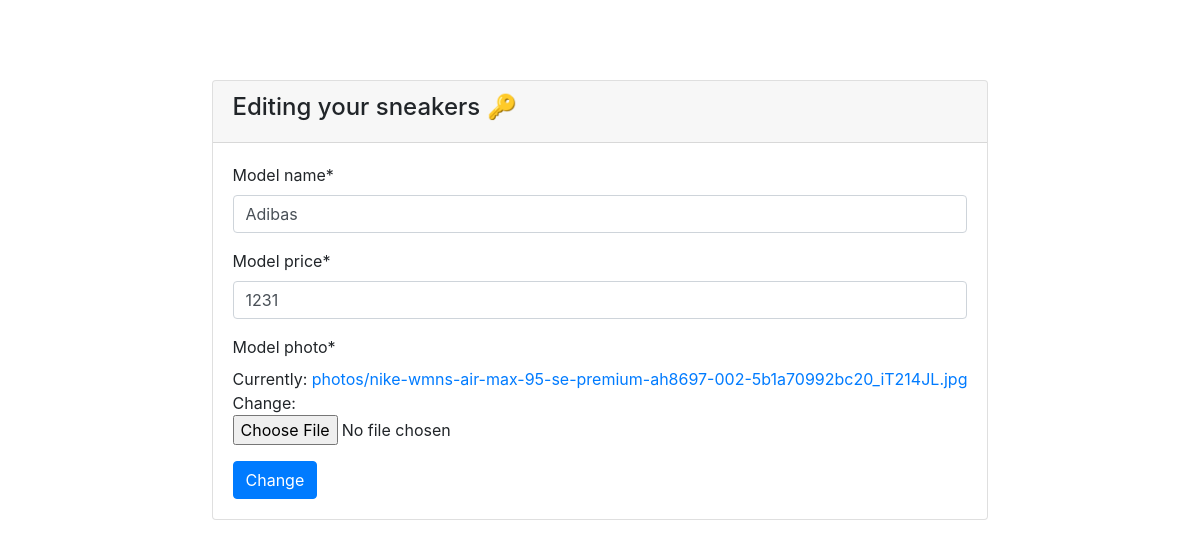
/sneakers/edit/1/ (signed in), run on an earlier commit of the app's database.
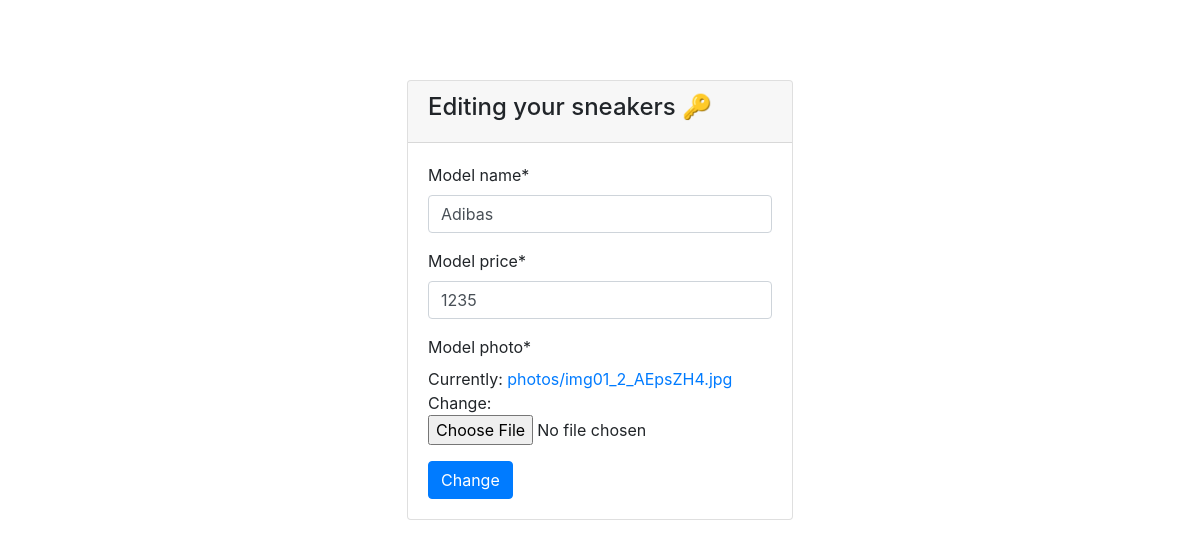
And on a later commit of the database.
### sneakers/models.py (models this page shows, shortened)
class Sneakers(models.Model):
    author = models.ForeignKey(settings.AUTH_USER_MODEL, on_delete=models.CASCADE)
    model_name = models.CharField(max_length=200, verbose_name='Model name')
    model_brand = models.ForeignKey(Brand, on_delete=models.CASCADE, verbose_name='Brand')
    model_price = models.IntegerField()
    model_photo = models.ImageField(upload_to='photos/')

### sneakers/views.py (the view)
# urls.py: path('edit/<int:pk>/', SneakerUpdateView.as_view(), name='sneaker-edit'),
class SneakerUpdateView(LoginRequiredMixin, UserPassesTestMixin, UpdateView):
    template_name = 'sneakers_edit.html'
    model = Sneakers
    fields = ['model_name', 'model_price', 'model_photo']
    login_url = 'login'
    def test_func(self):
        obj = self.get_object()
        return obj.author == self.request.user

### templates/sneakers_edit.html (shortened to what this page needs)
{% extends 'base.html' %}
{% load crispy_forms_tags %}
{% block content %}
<div class="container">
    <div class="signup">
        <div class="row">
            <div class="mx-auto">
                <div class="card">
                    <div class="card-header bd-primary text-black">
                        <h4>
                             Editing your sneakers 🔑</h4>
                    </div>
                    <div class="card-body">
                        <form method="post">
                            {{ form|crispy }}
                            <button type="submit"  value="Login" class="btn btn-primary">Change</button>
                        </form>
                    </div>
                </div>
                <br>
            </div>
        </div>
    </div>
</div>
{% endblock content %}

What changed in the data, as far as the page shows it:
changed Sneakers "Adibas": model_price "1231" → "1235"
Also different on the page:
text no longer shown: "Model name * Model price * Model photo * Currently: photos/nike-wmns-air-max-95-se-premium-ah8697-002-5b1a70992bc20_iT214JL.jpg Change:"
text now shown: "Model name * Model price * Model photo * Currently: photos/img01_2_AEpsZH4.jpg Change:"
